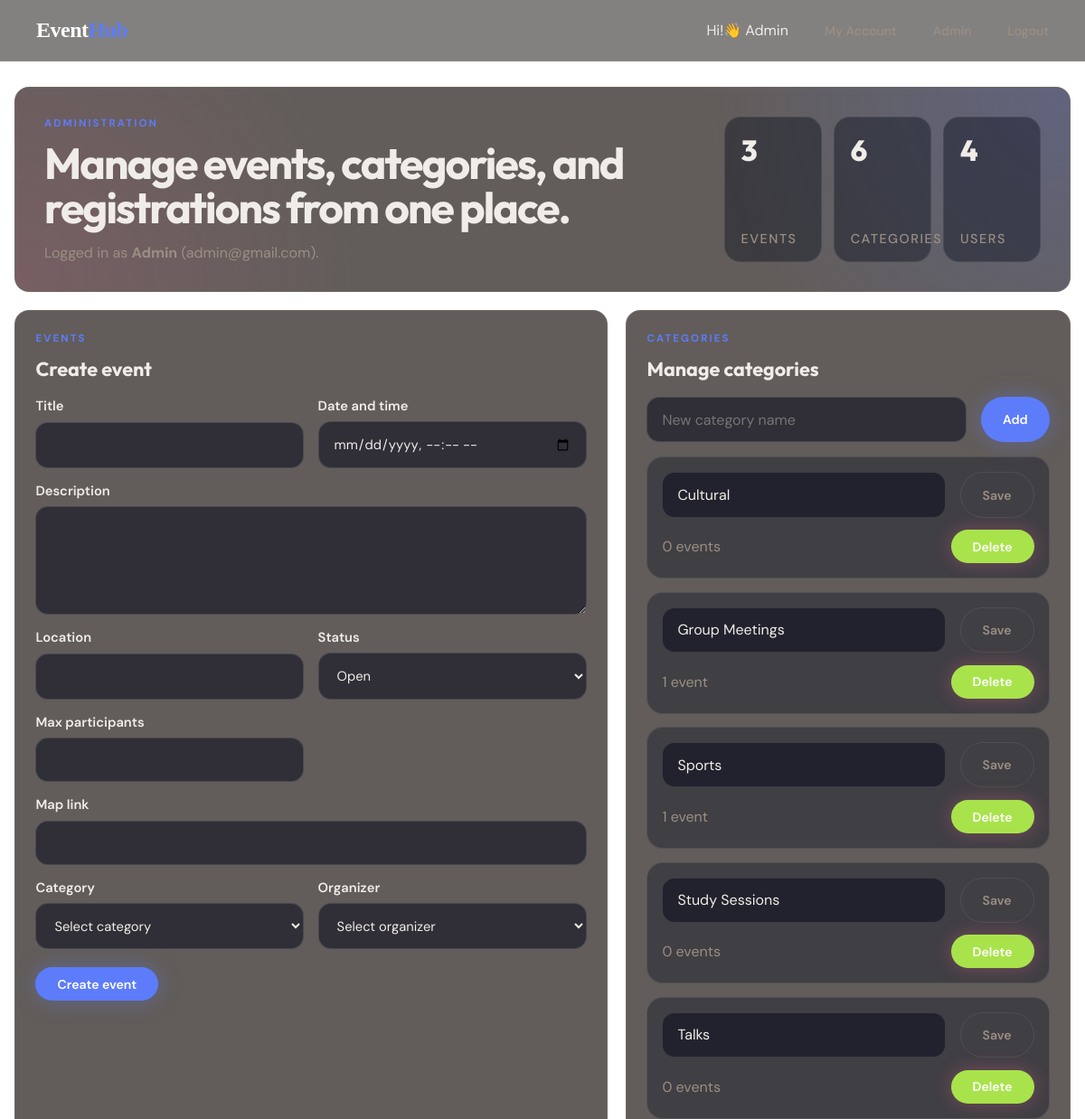
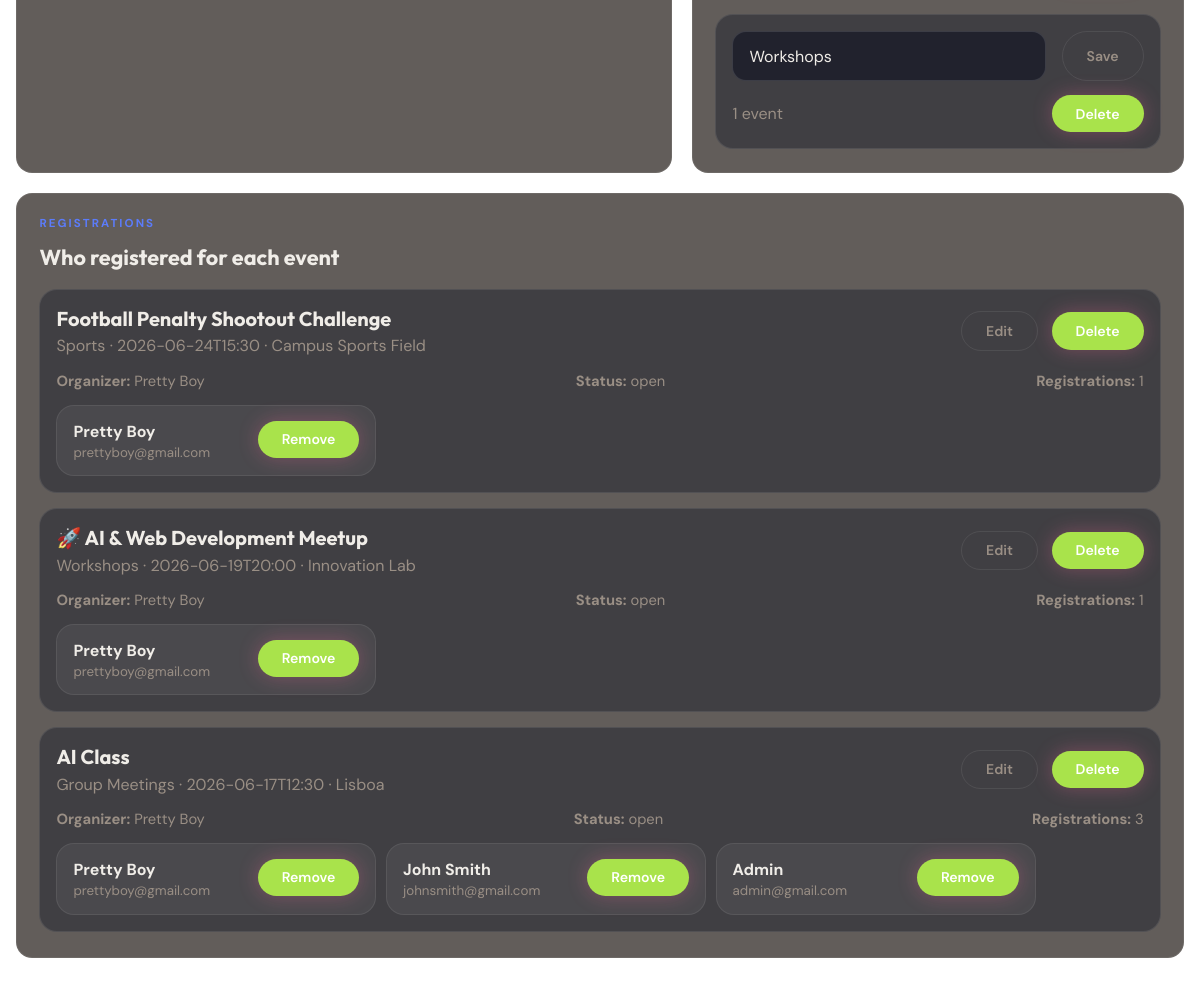
The page /admin (signed in) on the database its author committed (2 pictures, top to bottom).
### models.py (models this page shows)
class BaseModel(Model):
    class Meta:
        database = db

class User(BaseModel):
    email = CharField(unique=True)
    full_name = CharField()
    password_hash = CharField()
    is_admin = BooleanField(default=False)

class Category(BaseModel):
    name = CharField(unique=True)

class Event(BaseModel):
    title = CharField()
    description = TextField(null=True)
    date = DateTimeField()
    location = CharField()
    status = CharField(default="open")
    max_participants = IntegerField(null=True)
    map_link = CharField(null=True)
    category = ForeignKeyField(Category, backref="events")
    organizer = ForeignKeyField(User, backref="events")

class Registration(BaseModel):
    user = ForeignKeyField(User, backref="registrations")
    event = ForeignKeyField(Event, backref="registrations")

### app.py (the view)
@app.route("/admin")
@admin_required
def admin():
    return render_admin_dashboard()

### templates/admin.html (shortened to what this page needs)
{% extends "base.html" %}
{% block extra_css %}
<link rel="stylesheet" href="{{ url_for('static', filename='admin.css') }}">
{% endblock %}
{% block content %}
<div class="admin-page">
    <section class="admin-hero glass">
        <div class="admin-hero-copy">
            <p class="admin-eyebrow">Administration</p>
            <h1>Manage events, categories, and registrations from one place.</h1>
            <p class="admin-summary">Logged in as <strong>{{ current_user.full_name }}</strong> ({{ current_user.email }}).</p>
        </div>
        <div class="admin-hero-stats">
            <div class="stat-card">
                <span class="stat-value">{{ events|length }}</span>
                <span class="stat-label">Events</span>
            </div>
            <div class="stat-card">
                <span class="stat-value">{{ categories|length }}</span>
                <span class="stat-label">Categories</span>
            </div>
            <div class="stat-card">
                <span class="stat-value">{{ users|length }}</span>
                <span class="stat-label">Users</span>
            </div>
        </div>
    </section>
    <div class="admin-grid">
        <section class="admin-panel glass">
            <div class="panel-header">
                <div>
                    <p class="panel-kicker">Events</p>
                    <h3>{% if editing_event %}Edit event{% else %}Create event{% endif %}</h3>
                </div>
            </div>
            <form class="admin-form" method="post" action="{% if editing_event %}{{ url_for('admin_edit_event', event_id=editing_event.id) }}{% else %}{{ url_for('admin_create_event') }}{% endif %}">
                <div class="form-grid">
                    <label>
                        <span>Title</span>
                        <input name="title" type="text" required value="{{ editing_event.title if editing_event else '' }}">
                    </label>
                    <label>
                        <span>Date and time</span>
                        <input name="date" type="datetime-local" required value="{% if editing_event %}{{ editing_event.date.strftime('%Y-%m-%dT%H:%M') }}{% endif %}">
                    </label>
                    <label class="span-2">
                        <span>Description</span>
                        <textarea name="description" rows="4">{{ editing_event.description if editing_event and editing_event.description else '' }}</textarea>
                    </label>
                    <label>
                        <span>Location</span>
                        <input name="location" type="text" required value="{{ editing_event.location if editing_event else '' }}">
                    </label>
                    <label>
                        <span>Status</span>
                        <select name="status">
                            <option value="open" {% if not editing_event or editing_event.status == 'open' %}selected{% endif %}>Open</option>
                        </select>
                    </label>
                    <label>
                        <span>Max participants</span>
                        <input name="max_participants" type="number" min="1" value="{{ editing_event.max_participants if editing_event and editing_event.max_participants is not none else '' }}">
                    </label>
                    <label class="span-2">
                        <span>Map link</span>
                        <input name="map_link" type="url" value="{{ editing_event.map_link if editing_event and editing_event.map_link else '' }}">
                    </label>
                    <label>
                        <span>Category</span>
                        <select name="category_id" required>
                            <option value="">Select category</option>
                        </select>
                    </label>
                    <label>
                        <span>Organizer</span>
                        <select name="organizer_id" required>
                            <option value="">Select organizer</option>
                        </select>
                    </label>
                </div>
                <div class="form-actions">
                    <button class="btn btn-primary" type="submit">{% if editing_event %}Save changes{% else %}Create event{% endif %}</button>
                </div>
            </form>
        </section>
        <section class="admin-panel glass">
            <div class="panel-header">
                <div>
                    <p class="panel-kicker">Categories</p>
                    <h3>Manage categories</h3>
                </div>
            </div>
            <form class="inline-form" method="post" action="{{ url_for('admin_create_category') }}">
                <input name="name" type="text" placeholder="New category name">
                <button class="btn btn-primary" type="submit">Add</button>
            </form>
            {% if categories %}
                <div class="category-list">
                    {% for category in categories %}
                        <div class="category-row">
                            <form class="inline-form inline-form-tight" method="post" action="{{ url_for('admin_edit_category', category_id=category.id) }}">
                                <input name="name" type="text" value="{{ category.name }}">
                                <button class="btn btn-ghost" type="submit">Save</button>
                            </form>
                            <div class="category-meta">
                                <span>{{ category.events.count() }} event{{ '' if category.events.count() == 1 else 's' }}</span>
                                <form method="post" action="{{ url_for('admin_delete_category', category_id=category.id) }}">
                                    <button class="btn btn-danger" type="submit" {% if category.events.count() > 0 %}disabled title="Move or delete the linked events first"{% endif %}>Delete</button>
                                </form>
                            </div>
                        </div>
                    {% endfor %}
                </div>
            {% else %}
                <p class="empty-state">No categories yet.</p>
            {% endif %}
        </section>
    </div>
    <section class="admin-panel glass admin-events">
        <div class="panel-header">
            <div>
                <p class="panel-kicker">Registrations</p>
                <h3>Who registered for each event</h3>
            </div>
        </div>
        {% if events %}
            <div class="event-list">
                {% for event in events %}
                    <article class="event-card">
                        <div class="event-card-top">
                            <div>
                                <h4>{{ event.title }}</h4>
                                <p class="event-subtitle">{{ event.category.name }} · {{ event.date }} · {{ event.location }}</p>
                            </div>
                            <div class="event-actions">
                                <a class="btn btn-ghost" href="{{ url_for('admin_edit_event', event_id=event.id) }}">Edit</a>
                                <form method="post" action="{{ url_for('admin_delete_event', event_id=event.id) }}" onsubmit="return confirm('Delete this event? This also removes its registrations and comments.');">
                                    <button class="btn btn-danger" type="submit">Delete</button>
                                </form>
                            </div>
                        </div>
                        <div class="event-card-meta">
                            <span><strong>Organizer:</strong> {{ event.organizer.full_name }}</span>
                            <span><strong>Status:</strong> {{ event.status }}</span>
                            <span><strong>Registrations:</strong> {{ event.registrations|length }}</span>
                        </div>
                        {% if event.registrations|length > 0 %}
                            <div class="attendee-list">
                                {% for registration in event.registrations %}
                                    <div class="attendee-card">
                                        <div class="attendee-card-top">
                                            <div class="attendee-card-copy">
                                                <span class="attendee-name">{{ registration.user.full_name }}</span>
                                                <small>{{ registration.user.email }}</small>
                                            </div>
                                            <form method="post" action="{{ url_for('admin_delete_registration', event_id=event.id, registration_id=registration.id) }}" onsubmit="return confirm('Remove this participant from the event?');">
                                                <button class="btn btn-danger" type="submit">Remove</button>
                                            </form>
                                        </div>
                                    </div>
                                {% endfor %}
                            </div>
                        {% else %}
                            <p class="empty-state">No registrations yet.</p>
                        {% endif %}
                    </article>
                {% endfor %}
            </div>
        {% else %}
            <p class="empty-state">No events yet.</p>
        {% endif %}
    </section>
</div>
{% endblock %}

### templates/base.html (shortened to what this page needs)
<!doctype html>
<html lang="en">
<head>
    <link rel="stylesheet" href="{{ url_for('static', filename='shared.css') }}">
    <link rel="stylesheet" href="{{ url_for('static', filename='index.css') }}">
    <link rel="stylesheet" href="{{ url_for('static', filename='events.css') }}">
    <link rel="stylesheet" href="{{ url_for('static', filename='login.css') }}">
    <link rel="stylesheet" href="{{ url_for('static', filename='create_event.css') }}">
    {% block extra_css %}{% endblock %}
</head>
<body>
    <iframe src="{{ url_for('static', filename='background.html') }}" class="bg-frame" title="background"></iframe>
    <header>
    <nav class="navbar">
        <a href="{{ url_for('home') }}" class="nav-logo">Event<em>Hub</em></a>
        <ul class="nav-links" id="navLinks">
        {% if current_user %}
            <li>Hi!👋 {{ current_user.full_name }}</li>
            <li><a href="{{ url_for('profile') }}">My Account</a></li>
            {% if current_user.is_admin %}
                <li><a href="{{ url_for('admin') }}">Admin</a></li>
            {% endif %}
            <li><a href="{{ url_for('logout') }}">Logout</a></li>
        {% else %}
            <li><a href="{{ url_for('login') }}">Login</a></li>
            <li><a href="{{ url_for('login') }}#register">Sign up</a></li>
        {% endif %}
        </ul>
    </nav>
</header>
<main>
    {% block content %}{% endblock %}
</main>
</body>
</html>

### rows shown on the page
User: full_name "Admin", email "admin@gmail.com"
Category: name "Cultural", events.count "0", events "s"
Category: name "Group Meetings", events.count "1"
Category: name "Sports", events.count "1"
Category: name "Study Sessions", events.count "0", events "s"
Category: name "Talks", events.count "0", events "s"
Category: name "Workshops", events.count "1"
Event: title "Football Penalty Shootout Challenge", category.name "Sports", date "2026-06-24T15:30", location "Campus Sports Field", organizer.full_name "Pretty Boy", status "open", registrations|length "1"
Registration: user.full_name "Pretty Boy", user.email "prettyboy@gmail.com"
Event: title "🚀 AI & Web Development Meetup", category.name "Workshops", date "2026-06-19T20:00", location "Innovation Lab", organizer.full_name "Pretty Boy", status "open", registrations|length "1"
Registration: user.full_name "Pretty Boy", user.email "prettyboy@gmail.com"
Event: title "AI Class", category.name "Group Meetings", date "2026-06-17T12:30", location "Lisboa", organizer.full_name "Pretty Boy", status "open", registrations|length "3"
Registration: user.full_name "Pretty Boy", user.email "prettyboy@gmail.com"
Registration: user.full_name "John Smith", user.email "johnsmith@gmail.com"
Registration: user.full_name "Admin", user.email "admin@gmail.com"

### other values the page prints
{{ events|length }} "3"
{{ categories|length }} "6"
{{ users|length }} "4"
